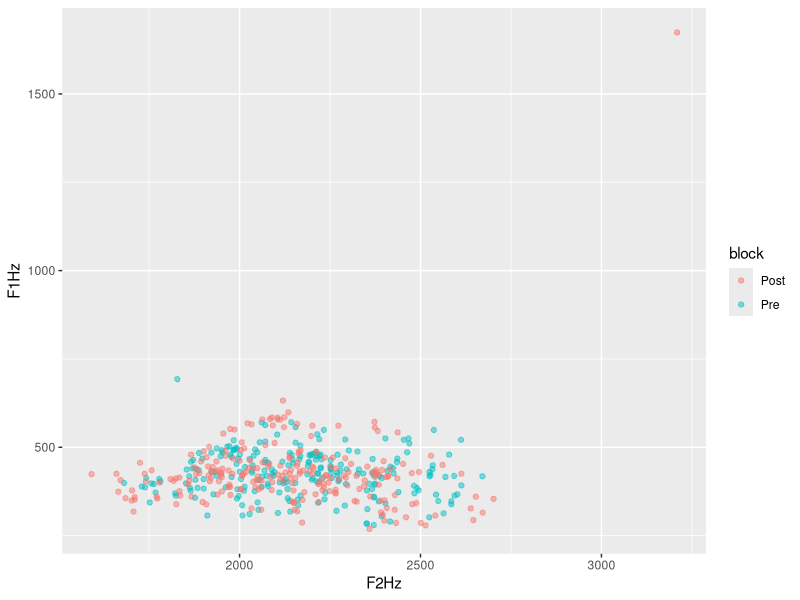
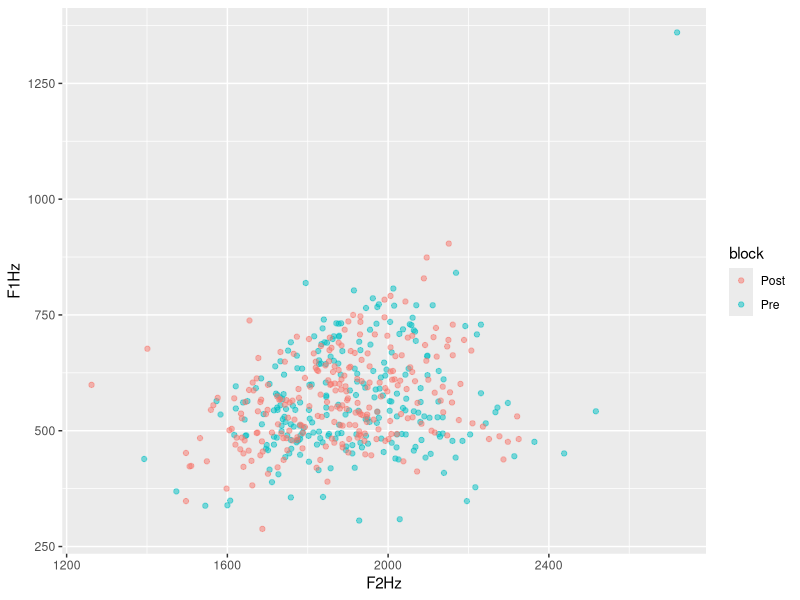
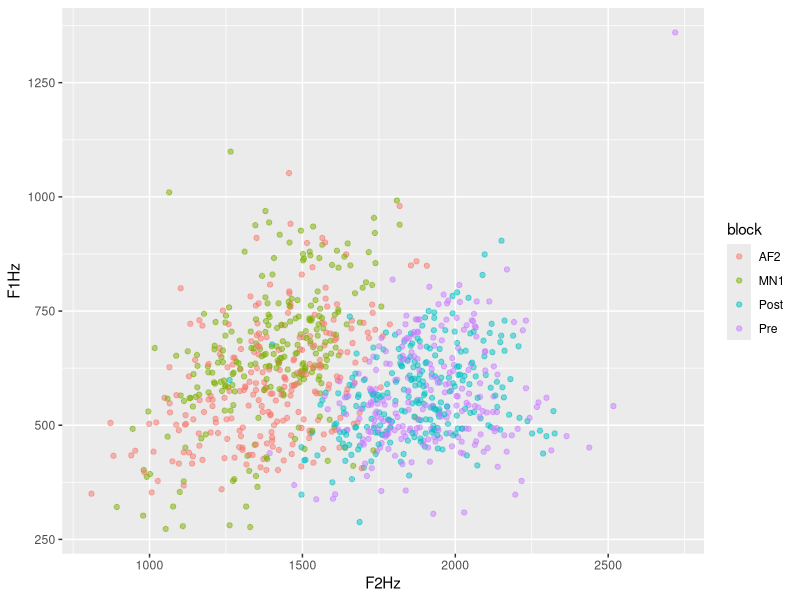

These charts were generated, in order, by the following R code:
## ---- chunk 1
library(dplyr)
fi<- read.csv("allFemaleI.csv", header = TRUE, sep = "\t")
fig<- fi |> mutate(gender = c(rep("F", times = nrow(fi))))
  
fe <- read.csv("allFemaleE.csv", header = TRUE, sep = "\t")
feg<- fe |> mutate(gender = c(rep("F", times = nrow(fe))))

mi<- read.csv("allMaleI.csv", header = TRUE, sep = "\t")
  mig<- mi |> mutate(gender = c(rep("M", times = nrow(mi))))

me <- read.csv("allMaleE.csv", header = TRUE, sep = "\t")
meg<- me |> mutate(gender = c(rep("M", times = nrow(me))))

mfie<- rbind(fig, feg, mig, meg)

#extract the fileName column
#fileNames<- rcds |> select(fileName)
#head(fileNames)
## ---- chunk 2
prod <- read.table(text = as.character(mfie$fileName), sep = "_")
head(prod)

### removing the ".wav" from the final column
#```{r}
#library(stringr)
#library(dplyr)
#prod <- prod %>% 
#  mutate(V5 =
#   str_sub(prod$V5, end=-5)
#  )
#head(prod)
## ---- chunk 3
#removing column 1 because it's just "subj"
newcols <- prod %>% 
  select(-V1)
colnames(newcols)

#revert the "Post" and the "seq" for posttest items 
#if v5 = post, v5 = v4, v4 = v5
correctPost <- newcols |> 
  mutate(V51 = ifelse(V5 == "Post", V4, V5),
         V4 = ifelse(V5 == "Post", V5, V4)) |> 
  select(-V5) |> 
  rename("V5" = "V51")

head(correctPost)

#rename new columns accordingly
nc<- correctPost %>% 
  rename("subj" = "V2",
         "word" = "V3",
         "block" = "V4",
         "seq" = "V5")

head(nc)


allcol<- as.data.frame(cbind(mfie$fileName, nc))|> rename("fileName"="mfie$fileName")
colnames(allcol)

df <- full_join(allcol, mfie, by = "fileName") |> rename("F0Hz" = "F0.Hz.", "F1Hz" = "F1.Hz.", "F2Hz" = "F2.Hz.", "F1Bark" = "F1.Bark.", "F2Bark" = "F2.Bark.")

#add column about BB condition

d <- df |> 
   mutate(
    BB = case_when(
      subj == "2" ~ "BB",
      subj == "4" ~ "BB",
      subj == "5" ~ "BB",
      subj == "9" ~ "BB",
      subj == "10" ~ "BB",
      subj == "12" ~ "BB",
      subj == "13" ~ "BB",
      subj == "14" ~ "BB",
      subj == "15" ~ "BB",
      subj == "16" ~ "BB",
      subj == "17" ~ "BB",
      subj == "19" ~ "BB",
      subj == "22" ~ "BB",
      subj == "25" ~ "BB",
      subj == "28" ~ "BB",
      subj == "32" ~ "BB",
      subj == "33" ~ "BB",
      subj == "34" ~ "BB",
      subj == "37" ~ "BB",
      subj == "39" ~ "BB",
      subj == "41" ~ "BB",
      subj == "42" ~ "BB",
      subj == "44" ~ "BB",
      subj == "45" ~ "BB",
      subj == "48" ~ "BB",
      subj == "52" ~ "BB",
      subj == "53" ~ "BB",
      subj == "55" ~ "BB",
      subj == "58" ~ "BB",
      subj == "59" ~ "BB",
      subj == "60" ~ "BB",
      TRUE ~ "NB")
   )

## ---- chunk 4
library(ggplot2)
#NB group pre and post
nbpre<- d |> filter(BB == "NB", block == "Pre", Label == "I")
nbpost <- d |> filter(BB == "NB", block == "Post", Label == "I")
nb <- rbind(nbpre, nbpost)

ggplot(data = nb, aes(x = F2Hz, y = F1Hz, color = block))+
  geom_point(alpha = 0.5)
## ---- chunk 5
#BB group pre and post
bbpre<- d |> filter(BB == "BB", block == "Pre", Label == "E")
bbpost <- d |> filter(BB == "BB", block == "Post",Label == "E")
bb <- rbind(bbpre, bbpost)

ggplot(data = bb, aes(x = F2Hz, y = F1Hz, color = block))+
  geom_point(alpha = 0.5)

## ---- chunk 6
library(ggplot2)
#BB group pretest and test
bbprentest<- d |> filter(BB == "BB", Label == "E")
#nrow(bbprentest)

ggplot(data = bbprentest, aes(x = F2Hz, y = F1Hz, color = block))+
  geom_point(alpha = 0.5)
## ---- chunk 7
d |> count(subj)
## ---- chunk 8

#define a function
#correctBlocks <- function(n) {

mn2subj <- c("2", "3", "5", "6", "8", "9", "10", "12", "15", "17", "19", "26", "30", "31", "33", "35", "38", "40", "42", "43", "46", "48", "50", "51", "52", "53", "54", "56", "58", "60")

db <-  d |> 
  mutate(
    block = case_when(
      subj %in% mn2subj & block == "MN1" ~ "MN2",
      subj %in% mn2subj & block == "AF2" ~ "AF1",
      subj %in% mn2subj & block == "Pre" ~ "Pre",
      subj %in% mn2subj & block == "Post" ~ "Post",
      !(subj %in% mn2subj) & block == "MN1" ~ "MN1",
      !(subj %in% mn2subj) & block == "AF2" ~ "AF2",
      !(subj %in% mn2subj) & block == "Pre" ~ "Pre",
      !(subj %in% mn2subj) & block == "Post" ~ "Post",
      
    )
    )
#}
## ---- chunk 9
#check if all subjects are coded correctly

db |> filter(block == "MN2") |> count(subj)
## ---- chunk 10
library(lme4)
#contrast coding
db$BB <- as.factor(db$BB)
db$BB <- relevel(db$BB, ref = "NB")

db$Label <- as.factor(db$Label)
db$Label <- relevel(db$Label, ref = "I")

db$block <- as.factor(db$block)
db$block <- relevel(db$block, ref = "Pre")

#model with all blocks
f1hzallbl <- lmer(F1Hz ~ block * BB * block* Label + gender + (1|subj) + (1|word), data = db)
summary(f1hzallbl)
## ---- chunk 11
#filter for the pre and post conditions
prepost <- db |> filter(block == "Pre" | block == "Post")

f1hzprepost <- lmer(F1Hz ~ block * BB * block* Label + gender + (1|subj) + (1|word), data = prepost)
summary(f1hzprepost)

f2hzprepost <- lmer(F2Hz ~ block * BB * block* Label + gender + (1|subj) + (1|word), data = prepost)
summary(f2hzprepost)
## ---- chunk 12
#filter for MN1 and AF1, comprare with pretest
bl1 <- db |> filter(block == "Pre" | block == "MN1" | block == "AF1")

f1hzbl1 <- lmer(F1Hz ~ block * BB * block* Label + gender + (1|subj) + (1|word), data = bl1)
summary(f1hzbl1)

f2hzbl1 <- lmer(F2Hz ~ block * BB * block* Label + gender + (1|subj) + (1|word), data = bl1)
summary(f2hzbl1)
